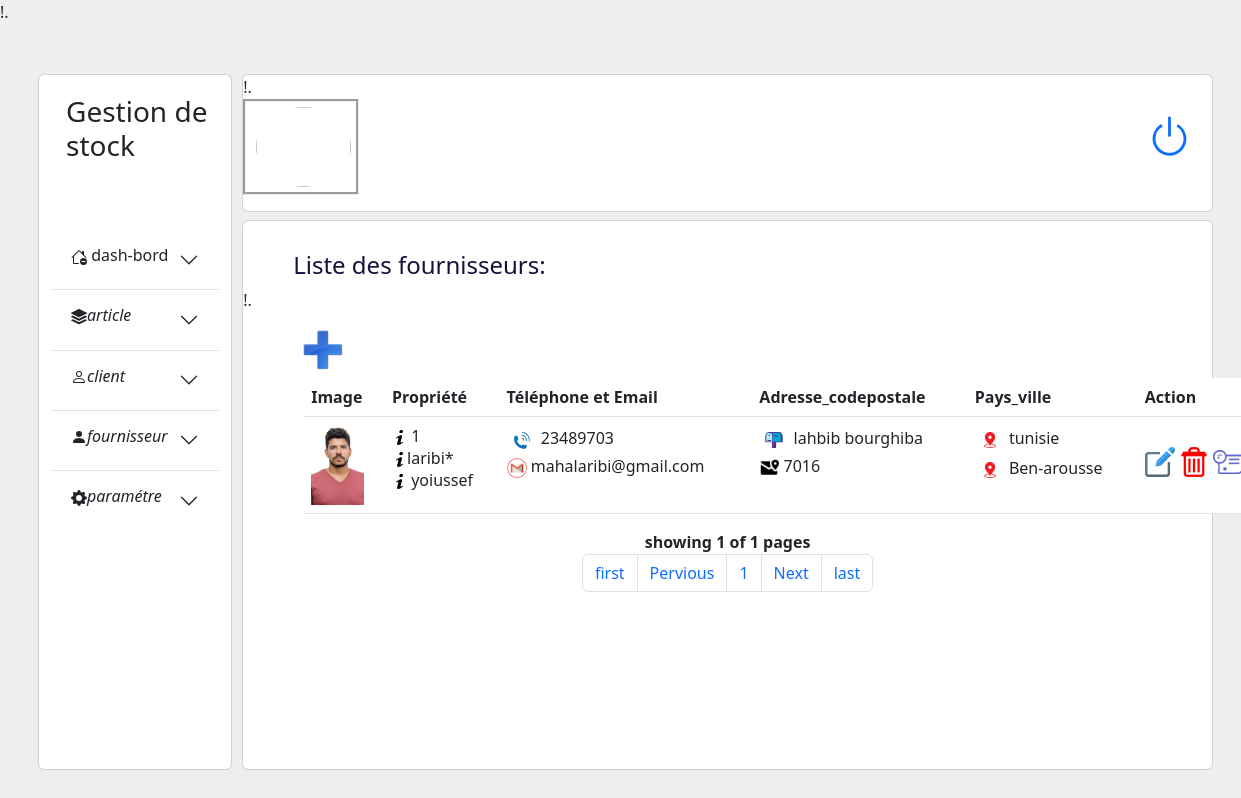
Page /liste-fournisseur.php on the committed database.
### tables this page shows
CREATE TABLE `fournisseur` (
  `id_fournisseur` int(20) NOT NULL,
  `date_creation` date NOT NULL,
  `date_modification` date NOT NULL,
  `adresse` varchar(30) NOT NULL,
  `nom` varchar(30) NOT NULL,
  `prenom` varchar(30) NOT NULL,
  `mail` varchar(60) NOT NULL,
  `code_postale` int(20) NOT NULL,
  `pays` varchar(60) NOT NULL,
  `ville` varchar(60) NOT NULL,
  `num` varchar(60) NOT NULL,
  `image` varchar(400) NOT NULL,
  `content` varchar(3000) NOT NULL
);

### liste-fournisseur.php (the view, shortened to what this page needs)
<?php
include("connexion.php");
$start=0;
$rows_per_page=3;
$req="SELECT * from  fournisseur";
$res=mysqli_query($conx,$req);
$nr_of_rows=$res->num_rows;
$pages=ceil($nr_of_rows/$rows_per_page);
$req2="SELECT * from fournisseur limit $start,$rows_per_page";
?>
<!DOCTYPE html>
<html lang="en">
<head>
	  <link rel="stylesheet" href="bootstrap/css/bootstrap.css">
	   <scripy src="stylesheet" href="bootstrap/css/bootstrap.js">
		<link href="https://cdn.jsdelivr.net/npm/bootstrap@5.3.0-alpha1/dist/css/bootstrap.min.css" rel="stylesheet">
       <link rel="stylesheet" href="style_main.css">
</head>
<body>
<div class="main-container ">
    <div class="row min-width  min-height-600 no-flex-wrap ">
        <div class="card marg-left col-md-2 ">
        <?php
            require('left.php');
            ?>
        </div>
    <div class="card col-md-10 pad back-main border-none">
      <div class="col pad flex-column justify-content-between">
        <div class="card min-height-90 mb-2">
            <?php
            require('header.php');
            ?>
        </div>
        <div class="card main-height ">
            <div><h4 class="lister">Liste des fournisseurs:</h4></div>
        <table class="table caption-top">
        <caption><a href="ajouter-fournisseur.php"><img class="image-ajouter" src="img/ajouter.png"/></a></caption>
        <thead>
    <tr>
      <th scope="col">Image</th>
      <th scope="col">Propriété</th>
      <th scope="col">Téléphone et Email</th>
      <th scope="col">Adresse_codepostale</th>
      <th scope="col">Pays_ville</th>
      <th scope="col">Action</th>
    </tr>
    </thead>
    <tbody>
       <?php include("connexion.php");
       $res = $conx->query($req2);
       while($row=$res->fetch_assoc())
       echo"
       <tr >
       <td><img style='max-width:80px;max-height:80px;'src='$row[image]'> </td>
       <td><img style='max-width:20px;max-height:15px;'src='img/information.png'> $row[id_fournisseur]<br><img style='max-width:20px;max-height:15px;'src='img/information.png'>$row[prenom]<br><img style='max-width:20px;max-height:15px;'src='img/information.png'> $row[nom]</td>
      <td><img style='max-width:30px;max-height:30px;'src='img/tel.jpg'> $row[num]<br><img style='max-width:20px;max-height:20px;'src='img/mail.png'> $row[mail]</td>
      <td><img style='max-width:30px;max-height:30px;'src='img/postale.png'> $row[adresse]<br><img style='max-width:20px;max-height:20px;'src='img/postcode.png'> $row[code_postale]</td>
      <td><img style='max-width:30px;max-height:30px;'src='img/location.jpg'> $row[pays]<br><img style='max-width:30px;max-height:30px;'src='img/location.jpg'> $row[ville]</td>
      <td>
          <br>
         <a href='modifier-fournisseur.php?code_f=$row[id_fournisseur]'><img class='photo-action' src='img/update.png'></a>
         <a href='supprimer-fournisseur.php?code_f=$row[id_fournisseur]'><img class='photo-action' src='img/delete.jfif'></a>
         <a style='border:none;' data-bs-target='#exampleModalToggle' data-bs-toggle='modal'><img class='photo-action' src='img/detail.png'></a>
              <td>$row[date_modification]</td>
              <td>$row[date_creation]</td>
       </td>";?>
        </tbody>
    </table>
    <div class='row mb-3'><div class='col-md-12 text-center '>
      <?php
      if(!isset($_GET['pagenr3']))
      {
        $page=1;
      }
      else{
        $page=$_GET['pagenr3'];
      }
      ?>
    <span class="fw-semibold">showing  <?php echo $page?> of <?php echo $pages?>  pages</span>
     <nav aria-label="Page navigation example">
  <ul class="pagination justify-content-center">
  <li class="page-item"><a class="page-link" href="?pagenr3=1">first</a></li>
  <?php
  if(isset($_GET['pagenr3']) && $_GET['pagenr3'] > 1)
  {
  ?>
  <li class="page-item"><a class="page-link" href="?pagenr3=<?php echo $_GET['pagenr3'] -1 ?>">Previous</a>
</li>
  <?php
    }
   else{
    ?>
   <li class="page-item"><a class="page-link">Pervious</a></li>
   <?php
     }
     ?>
     <?php
     for($counter = 1;$counter <= $pages;$counter ++){
     ?>
    <li class="page-item"><a class="page-link" href="?pagenr3=<?php echo $counter?>"><?php echo $counter?></a></li>
   <?php
   }?>
    <?php
  if(!isset($_GET['pagenr3']) ){
  ?>
  <li class="page-item"><a class="page-link" href="?pagenr3=2">Next</a></li>
  <?php }
  ?>
    <li class="page-item"><a class="page-link" href="?pagenr3=<?php echo $pages?>">last</a></li>
  </ul>
</nav>
    </div>
        </div>
    </div>
    </div>
</div>
</div>
</body>
</html>

### style_main.css (style rules this page uses)
.main-container { margin:50px; }
body { background:#edeeed; }
.min-height-600 { min-height:650px; }
.marg-left { margin-right:10px; }
.no-flex-wrap { flex-wrap:inherit; }
.back-main { background:#edeeed; }
.pad { padding-left:0px; padding-right:0px; }
.border-none { border:none; }
.min-height-90 { min-height:90px; }
.main-height { min-height:550px; }
.image-ajouter { max-width:40px; max-height:40px; }

### liste-fournisseur.php (style rules this page uses)
.image-ajouter { max-width:40px; max-height:40px; }
.table { margin-top:10px; margin-left:60px; max-width:1200px; }
.lister { margin-left:50px; margin-top:30px; color:#13123f; }
.photo-action { max-height:30px; max-width:30px; }

### rows in the picture
fournisseur: image (picture), id_fournisseur "1", prenom "laribi*", nom "yoiussef", num "23489703", mail "mahalaribi@gmail.com", adresse "lahbib bourghiba", code_postale "7016", pays "tunisie", ville "Ben-arousse"

### other values in the picture
$page "1"
$pages "1"
